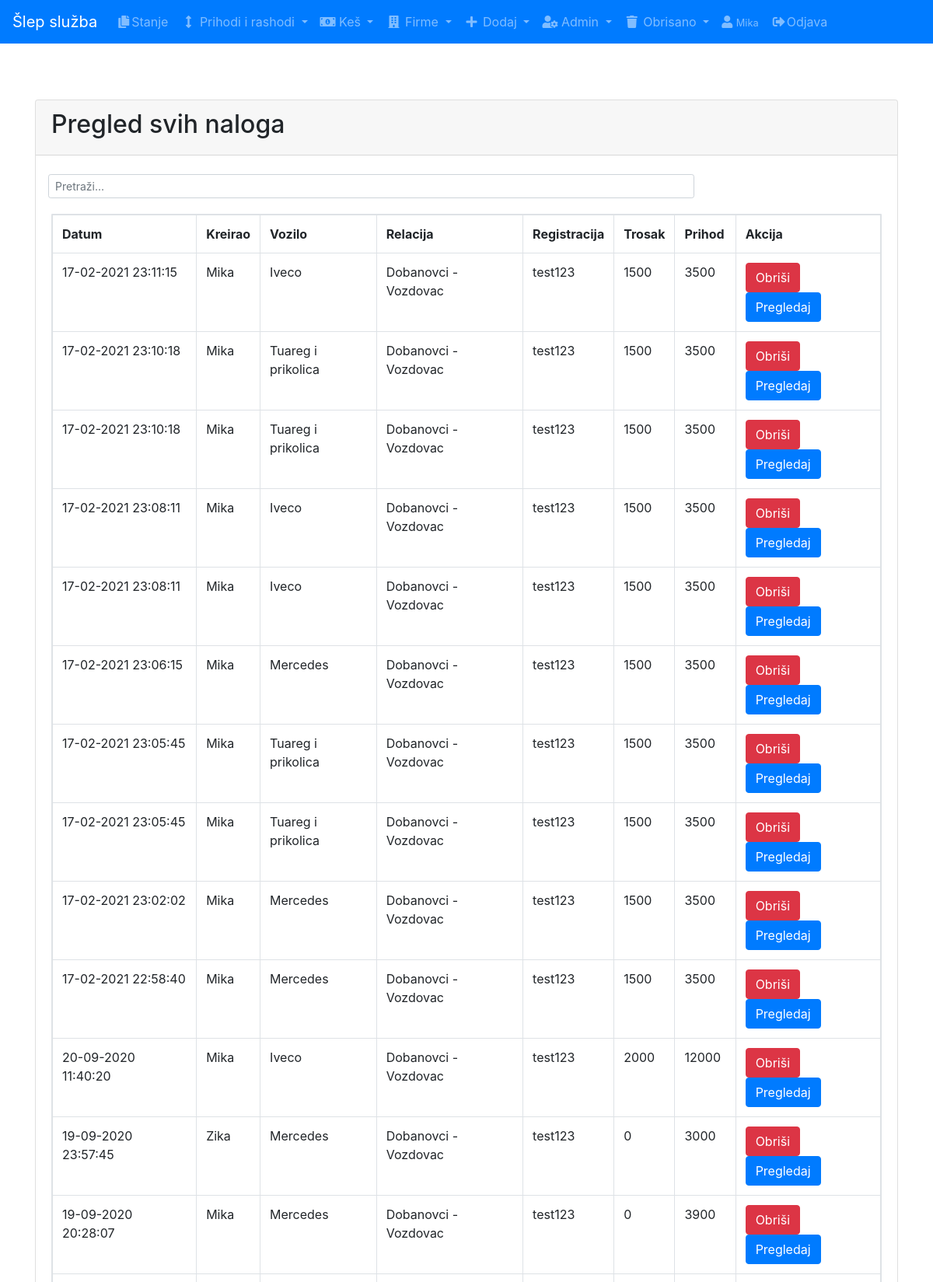
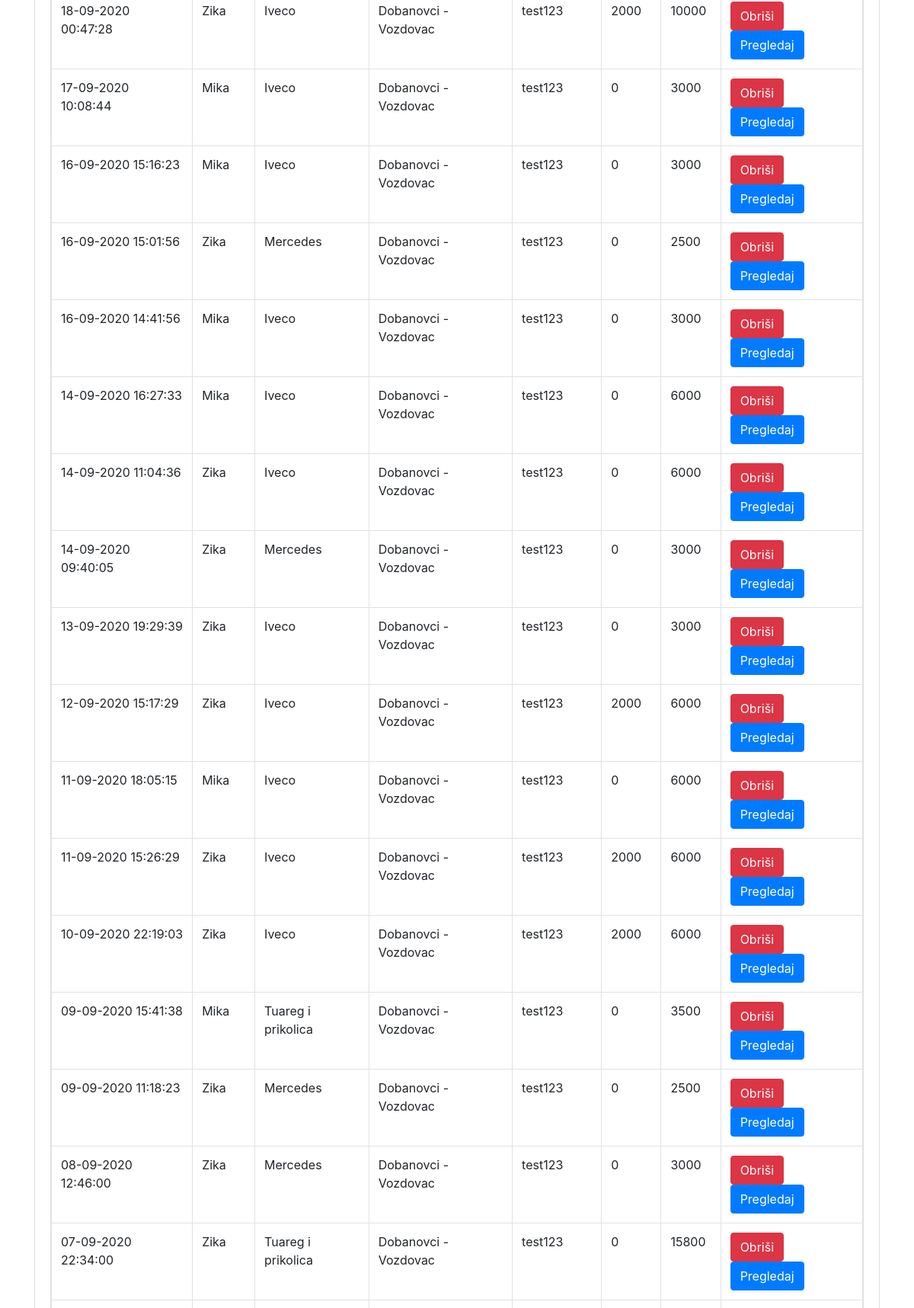
/view.php (signed in, upper part), run on the app's committed database (2 pictures, top to bottom).
### tables this page shows
CREATE TABLE `nalog` (
  `idnalog` int(11) NOT NULL,
  `relacija` varchar(45) DEFAULT NULL,
  `registracija` varchar(45) DEFAULT NULL,
  `vozilo` varchar(45) DEFAULT NULL,
  `trosak` int(10) DEFAULT NULL,
  `opisTroska` varchar(45) DEFAULT NULL,
  `km` int(10) DEFAULT NULL,
  `slepVozilo` int(3) DEFAULT NULL,
  `prihod` int(10) DEFAULT NULL,
  `datum` datetime DEFAULT NULL,
  `kreirao` int(2) DEFAULT NULL,
  `del` int(1) NOT NULL DEFAULT 0
);

CREATE TABLE `users` (
  `id` int(10) UNSIGNED NOT NULL,
  `name` varchar(50) NOT NULL,
  `email` varchar(50) NOT NULL,
  `password` varchar(45) NOT NULL,
  `token` varchar(11) DEFAULT NULL,
  `expire` datetime DEFAULT NULL,
  `role` int(1) DEFAULT NULL
);

CREATE TABLE `vozila` (
  `idvozila` int(11) NOT NULL,
  `ime` varchar(45) DEFAULT NULL,
  `status` int(1) DEFAULT NULL
);

### classes/Db.class.php (called while the page is built)
<?php
class Db
{
	protected function connect(){
		$dsn = "mysql:host=127.0.0.1;charset=utf8;dbname=aerodrom_as";
			try{
				$conn = new PDO($dsn, "root", "");
				return $conn;
			}catch(PDOException $e){
				die("Error: " . $e->getMessage());
			}
	}
}

### classes/Superclass.class.php (called while the page is built, shortened)
<?php
class Superclass extends Db{
	public function select(){
		$sql = "SELECT nalog.idnalog,nalog.relacija,nalog.registracija,nalog.trosak,nalog.datum as datum,nalog.prihod,vozila.ime as ime,nalog.kreirao,users.name as kreirao FROM nalog inner join vozila on nalog.slepVozilo = vozila.idVozila inner join users on users.id = nalog.kreirao where nalog.del = 0 ORDER BY nalog.datum DESC";
		$result = $this->connect()->query($sql);
		if($result->rowCount()>0){
			while ($row = $result->fetch()) {
				$data[] = $row;
			}
			return $data;
		}
	}
}
?>

### view.php (the view, shortened to what this page needs)
<?php
{require 'header.php';}
?>
<div class="container">
  <div class="card mt-5">
    <div class="card-header">
      <h2>Pregled svih naloga </h2>
    </div>
      <br>
    <form class="form-inline md-form form-sm mt-0">
  <input class="form-control form-control-sm ml-3 w-75" type="text" id="search"  name="search"  onkeyup="search_data()" placeholder="Pretraži..." aria-label="Search">
</form>
  <div id="search_table">
  <div class="card-body">
  <table class="table table-bordered table-responsive">
        <tr>
          <th>Datum</th>
          <th>Kreirao</th>
          <th>Vozilo</th>
          <th>Relacija</th>
          <th>Registracija</th>
          <th>Trosak</th>
          <th>Prihod</th>
          <th>Akcija</th>
        </tr>
        <?php
      $invoices = new Superclass();
      $rows = $invoices->select();
      foreach($rows as $row){ ?>
        <tr>
          <td><?php $date = date_create($row['datum']); echo date_format($date,"d-m-Y H:i:s");?></td>
          <td><?= $row['kreirao'];?></td>
          <td><?= $row['ime'];?></td>
          <td><?= $row['relacija'];?></td>
          <td><?= $row['registracija'];?> </td>
          <td><?= $row['trosak'];?> </td>
          <td><?= $row['prihod'];?> </td>
          <td><a href="delnalog.php?id=<?= $row['idnalog'];?>" class="btn btn-danger" onClick="return confirm('Da li ste sigurni da želite da obrišete unos?')">Obriši</a><a href="preview.php?id=<?= $row['idnalog'];?>" class="btn btn-primary">Pregledaj</a>
        </td>
        </tr>
    <?php }
    ?>
      </table>
  </div>
</div></div></div>
<?php require 'footer.php'; ?>

### data on the page
nalog: datum "17-02-2021 23:11:15", users.name "Mika", vozila.ime "Iveco", relacija "Dobanovci - Vozdovac", registracija "test123", trosak "1500", prihod "3500"
nalog: datum "17-02-2021 23:10:18", users.name "Mika", vozila.ime "Tuareg i prikolica", relacija "Dobanovci - Vozdovac", registracija "test123", trosak "1500", prihod "3500"
nalog: datum "17-02-2021 23:10:18", users.name "Mika", vozila.ime "Tuareg i prikolica", relacija "Dobanovci - Vozdovac", registracija "test123", trosak "1500", prihod "3500"
nalog: datum "17-02-2021 23:08:11", users.name "Mika", vozila.ime "Iveco", relacija "Dobanovci - Vozdovac", registracija "test123", trosak "1500", prihod "3500"
nalog: datum "17-02-2021 23:08:11", users.name "Mika", vozila.ime "Iveco", relacija "Dobanovci - Vozdovac", registracija "test123", trosak "1500", prihod "3500"
nalog: datum "17-02-2021 23:06:15", users.name "Mika", vozila.ime "Mercedes", relacija "Dobanovci - Vozdovac", registracija "test123", trosak "1500", prihod "3500"
nalog: datum "17-02-2021 23:05:45", users.name "Mika", vozila.ime "Tuareg i prikolica", relacija "Dobanovci - Vozdovac", registracija "test123", trosak "1500", prihod "3500"
nalog: datum "17-02-2021 23:05:45", users.name "Mika", vozila.ime "Tuareg i prikolica", relacija "Dobanovci - Vozdovac", registracija "test123", trosak "1500", prihod "3500"
nalog: datum "17-02-2021 23:02:02", users.name "Mika", vozila.ime "Mercedes", relacija "Dobanovci - Vozdovac", registracija "test123", trosak "1500", prihod "3500"
nalog: datum "17-02-2021 22:58:40", users.name "Mika", vozila.ime "Mercedes", relacija "Dobanovci - Vozdovac", registracija "test123", trosak "1500", prihod "3500"
nalog: datum "20-09-2020 11:40:20", users.name "Mika", vozila.ime "Iveco", relacija "Dobanovci - Vozdovac", registracija "test123", trosak "2000", prihod "12000"
nalog: datum "19-09-2020 23:57:45", users.name "Zika", vozila.ime "Mercedes", relacija "Dobanovci - Vozdovac", registracija "test123", trosak "0", prihod "3000"
nalog: datum "19-09-2020 20:28:07", users.name "Mika", vozila.ime "Mercedes", relacija "Dobanovci - Vozdovac", registracija "test123", trosak "0", prihod "3900"
nalog: datum "18-09-2020 00:47:28", users.name "Zika", vozila.ime "Iveco", relacija "Dobanovci - Vozdovac", registracija "test123", trosak "2000", prihod "10000"
nalog: datum "17-09-2020 10:08:44", users.name "Mika", vozila.ime "Iveco", relacija "Dobanovci - Vozdovac", registracija "test123", trosak "0", prihod "3000"
nalog: datum "16-09-2020 15:16:23", users.name "Mika", vozila.ime "Iveco", relacija "Dobanovci - Vozdovac", registracija "test123", trosak "0", prihod "3000"
nalog: datum "16-09-2020 15:01:56", users.name "Zika", vozila.ime "Mercedes", relacija "Dobanovci - Vozdovac", registracija "test123", trosak "0", prihod "2500"
nalog: datum "16-09-2020 14:41:56", users.name "Mika", vozila.ime "Iveco", relacija "Dobanovci - Vozdovac", registracija "test123", trosak "0", prihod "3000"
nalog: datum "14-09-2020 16:27:33", users.name "Mika", vozila.ime "Iveco", relacija "Dobanovci - Vozdovac", registracija "test123", trosak "0", prihod "6000"
nalog: datum "14-09-2020 11:04:36", users.name "Zika", vozila.ime "Iveco", relacija "Dobanovci - Vozdovac", registracija "test123", trosak "0", prihod "6000"
nalog: datum "14-09-2020 09:40:05", users.name "Zika", vozila.ime "Mercedes", relacija "Dobanovci - Vozdovac", registracija "test123", trosak "0", prihod "3000"
nalog: datum "13-09-2020 19:29:39", users.name "Zika", vozila.ime "Iveco", relacija "Dobanovci - Vozdovac", registracija "test123", trosak "0", prihod "3000"
nalog: datum "12-09-2020 15:17:29", users.name "Zika", vozila.ime "Iveco", relacija "Dobanovci - Vozdovac", registracija "test123", trosak "2000", prihod "6000"
nalog: datum "11-09-2020 18:05:15", users.name "Mika", vozila.ime "Iveco", relacija "Dobanovci - Vozdovac", registracija "test123", trosak "0", prihod "6000"
nalog: datum "11-09-2020 15:26:29", users.name "Zika", vozila.ime "Iveco", relacija "Dobanovci - Vozdovac", registracija "test123", trosak "2000", prihod "6000"
nalog: datum "10-09-2020 22:19:03", users.name "Zika", vozila.ime "Iveco", relacija "Dobanovci - Vozdovac", registracija "test123", trosak "2000", prihod "6000"
nalog: datum "09-09-2020 15:41:38", users.name "Mika", vozila.ime "Tuareg i prikolica", relacija "Dobanovci - Vozdovac", registracija "test123", trosak "0", prihod "3500"
nalog: datum "09-09-2020 11:18:23", users.name "Zika", vozila.ime "Mercedes", relacija "Dobanovci - Vozdovac", registracija "test123", trosak "0", prihod "2500"
nalog: datum "08-09-2020 12:46:00", users.name "Zika", vozila.ime "Mercedes", relacija "Dobanovci - Vozdovac", registracija "test123", trosak "0", prihod "3000"
nalog: datum "07-09-2020 22:34:00", users.name "Zika", vozila.ime "Tuareg i prikolica", relacija "Dobanovci - Vozdovac", registracija "test123", trosak "0", prihod "15800"

### other printed values
$_SESSION['name'] "Mika"
